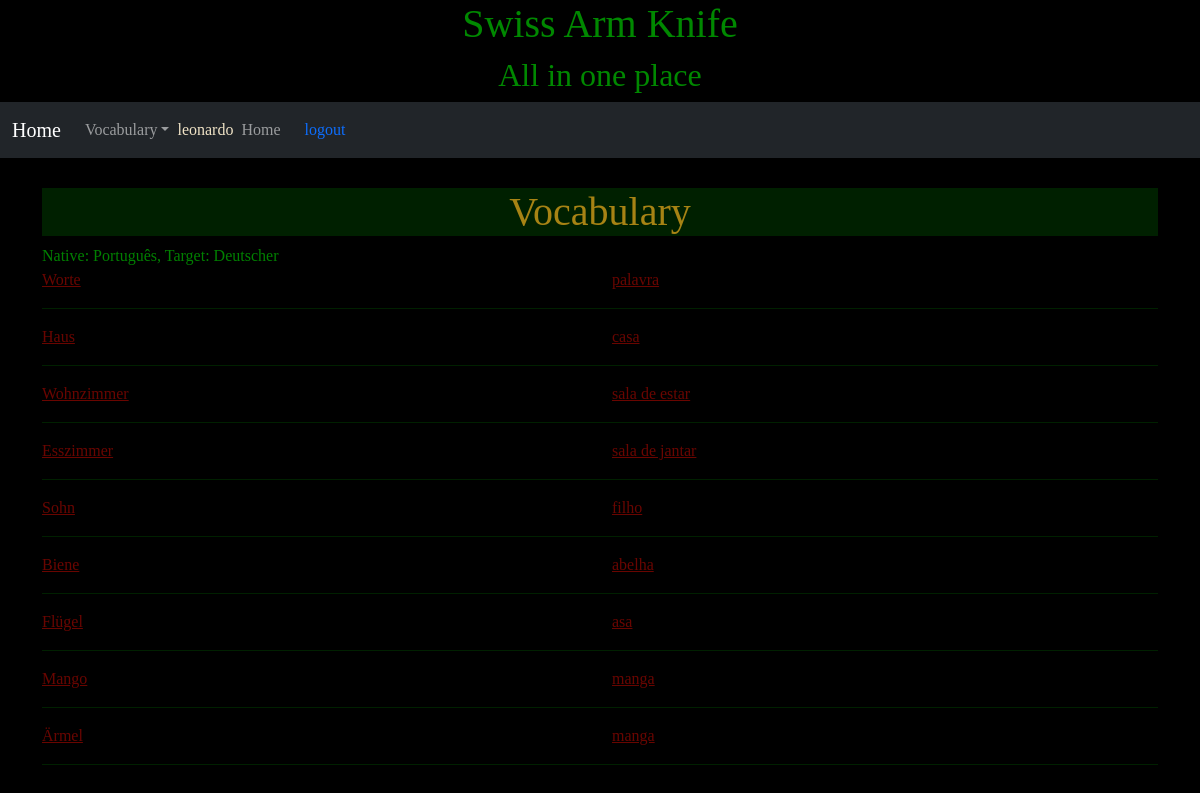
Before: /vocabulary/wordlist (signed in) with the older database file.
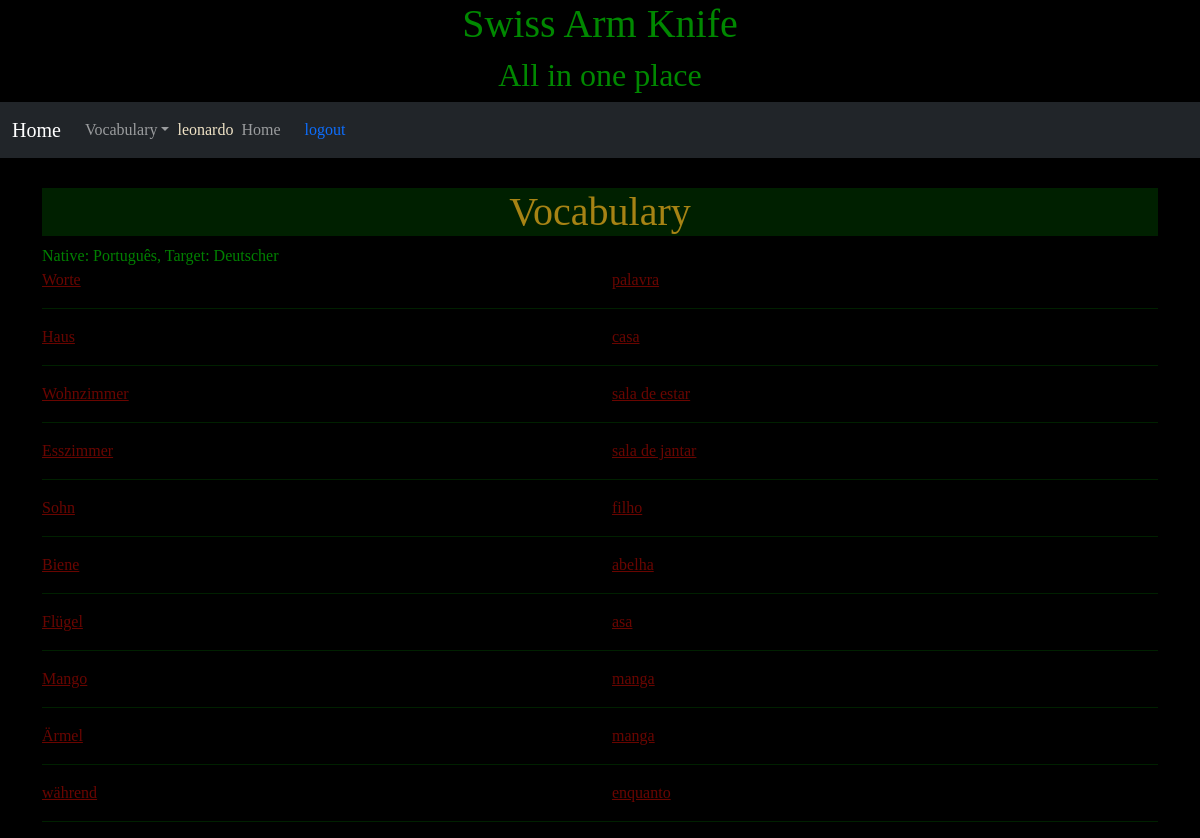
After: the same page with the newer database file.
### vocabulary/models.py (models this page shows, shortened)
class Word(models.Model):
    user      = models.ForeignKey(settings.AUTH_USER_MODEL, verbose_name='Usuário', on_delete=models.CASCADE)
    language  = models.ForeignKey(Language, verbose_name='Language', on_delete=models.CASCADE, blank=True, null=True)
    word      = models.CharField('Word', max_length=200)
    article   = models.CharField('Article', max_length=10, blank=True, null=True)
    sentence  = models.CharField('Sentence', max_length=1000, blank=True, null=True)
    created = models.DateTimeField('Created', auto_now_add=True)
    modified = models.DateTimeField('Modified', auto_now=True)
    class Meta:
        verbose_name        = 'Word'
        verbose_name_plural = 'Words'
        unique_together = ['user', 'word', 'language']
    def translations(self):
        default = Default.objects.get(user=self.user)
        imagesWords       = ImageWord.objects.filter(user = self.user, word=self)
        allImagesWords = ImageWord.objects.filter(
            user = self.user,
            image__in=models.Subquery(imagesWords.values('image'))
        )
        queryBase = Word.objects.filter(
            user=self.user,
            id__in=models.Subquery(allImagesWords.values('word_id'))
        )
        if (default.target_language==None):
            return queryBase.exclude(language = self.language)
        else:
            return queryBase.filter(language=default.native_language)

### vocabulary/views.py (the view)
# urls.py: path('wordlist', WordListView.as_view(),name='wordlist'),
class WordListView(LoginRequiredMixin, ListView, VocabularyBase):
    template_name = 'vocabulary/word_list.html'
    def get_queryset(self):
        self.loadBase(self.request)
        queryset = self.targetWords
        return queryset
    def get_context_data(self, **kwargs):
        context = self.setDefaultContext(self.request, super(self.__class__, self).get_context_data(**kwargs))
        return context

### vocabulary/models.py (called while the page is built)
    def __str__(self):
        return self.name

### vocabulary/views.py (called while the page is built)
    def loadBase(self, request):
        if (not hasattr(self, 'default') or not hasattr(self, 'nativeWords') or not hasattr(self, 'targetWords')):
            self.default = Default.objects.get(user = self.request.user)
            self.nativeWords = Word.objects.filter(user = self.request.user, language = self.default.native_language)
            self.targetWords = Word.objects.filter(user = self.request.user, language = self.default.target_language)

    def setDefaultContext(self, request, context):
        self.loadBase(request);
        context['default']     = self.default
        context['nativeWords'] = self.nativeWords
        context['targetWords'] = self.targetWords
        return context;

### vocabulary/templates/vocabulary/word_list.html (shortened to what this page needs)
{% extends 'vocabulary/base.html' %}
{% load widget_tweaks %}
{% block vocabulary %}
  {% for item in object_list %}
    <div class="row">
      <div class="col-6">
        <a href="">{{item.word}}</a>
      </div>
      <div class="col-6">
        {% for word in item.translations %}
          <a href="">{{word.word}}</a>
        {% endfor %}
      </div>
    </div>
    <div class="row">
      <div class="col-12">
        <hr>
      </div>
    </div>
  {% endfor %}
{% endblock %}

Changed rows visible on the page:
added Word: word "während", shown under "Vocabulary"
added Word: word "enquanto", shown under "während"
